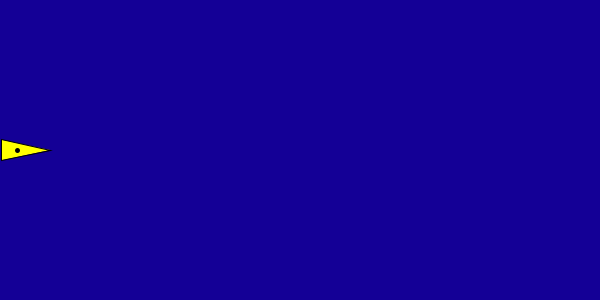
Frame 1 (no input)
Frame 60 (the mouse pressed at the canvas centre just before this capture): identical to frame 1, image omitted
Frame 120 (the mouse held since frame 60 and released just before this capture): identical to frame 1, image omitted

The Processing sketch that drew this single still picture (run headless with seeded random() and noise(); from frame 60 on, the mouse is pressed at the canvas centre):

// Processing sketch: ChukwuochaChukwunazaA2Q3
// ── ChukwuochaChukwunazaA2Q3.pde
/* Chukwunaza Chukwuocha 
 Comp 1010 Assignment 2 Question 1
 
 draws a spaceship on a dark background 
 so that its nose is at the center of the canvas
 and so that it is pointing in a randomly chosen direction. 
 */

//Global constants for the size of the canvas
//must be changed when 'width' and 'height' are changed
final int WIDTH = 600;
final int HEIGHT = 300;

//Global constants for the size and shape of the ship
final float shipLength = 50;// length of the ship
final float shipShape =(PI/15);// 

//Global constant for the speed of the ship
final float shipSpeed = 1;

//Global constant for the rate at which the ship turns
final float TURNING_RATE = 0.02;

//Global variables for the position and direction of the ship
float shipDirection = 0;// the direction the ship is pointing
float shipNoseX = shipLength;// x coordinate of the nose of the ship
float shipNoseY = HEIGHT / 2;// y coordinate of the nose of the ship

//Variable for the new direction the ship will point to 
//whenever it is reset
float newShipDirection;

//Global variables for the position of Other vertices
float rightVerticeY;
float rightVerticeX;
float leftVerticeY;
float leftVerticeX;

//Global Variables for the center of the ship
float xCenterShip;// for the x coordinates
float yCenterShip;// for the y coordinates

//Global Variables for the x and y components of the ship's Velocity
float shipVelocityX;
float shipVelocityY;

//Global variables to hold the current state of the ship
boolean shipMoving = false;
boolean shipReset;


void setup()
{
  size(600, 300);
  background(20, 0, 150);
}

void drawShip()
{
  //variables for the position of Other vertices
  rightVerticeY = shipNoseY - (shipLength * sin(shipDirection - shipShape));
  rightVerticeX = shipNoseX - (shipLength * cos(shipDirection - shipShape));
  leftVerticeY = shipNoseY - (shipLength * sin(shipDirection + shipShape));
  leftVerticeX = shipNoseX -(shipLength * cos(shipDirection + shipShape));

  //Drawing the ship
  stroke(0);
  strokeWeight(1);
  fill(255, 255, 0);
  triangle(shipNoseX, shipNoseY, leftVerticeX, leftVerticeY, rightVerticeX, rightVerticeY );

  //Calculating the ceneter of the ship
  xCenterShip = (shipNoseX + rightVerticeX + leftVerticeX) / 3; 
  yCenterShip = (shipNoseY + rightVerticeY + leftVerticeY) / 3;

  //Drawing a dot at the center of the ship
  stroke(0);
  strokeWeight(5);
  point(xCenterShip, yCenterShip);
}

void keyPressed()
{
  newShipDirection = TWO_PI;
  if (!shipMoving && key == ' ')
  {
    shipMoving = true;
    shipReset = false;
  } else if (shipMoving && key ==' ')
  {
    shipReset = true;
    shipMoving = false;
    shipDirection = newShipDirection;
  }
}

void moveShip()
{
  shipVelocityX = shipSpeed * cos(shipDirection);
  shipVelocityY = shipSpeed * sin(shipDirection);

  //moves the ship by a constant speed in the direction it is pointing
  if (shipMoving)
  {
    shipNoseX += shipVelocityX;
    shipNoseY += shipVelocityY;
  }

  //prevent the ship from leaving the canvas by resetting it
  if ((shipNoseX >= WIDTH || shipNoseX <= 0) || (shipNoseY >= HEIGHT || shipNoseY <= 0))
  {
    shipReset = true;
    shipMoving = false;
    shipDirection =newShipDirection;
  }

  if (keyPressed)
  {
    if (key == 'd'|| key =='D')
    {
      shipDirection += TURNING_RATE;
    } else if (key == 'a'|| key =='A')
    {
      shipDirection -= TURNING_RATE;
    }
  }
}

void resetShip()
{
  if (shipReset)
  {
    shipNoseX = shipLength;
    shipNoseY = HEIGHT / 2;
  }
}

void draw()
{
  background(20, 0, 150);
  resetShip();
  moveShip();
  drawShip();
}
